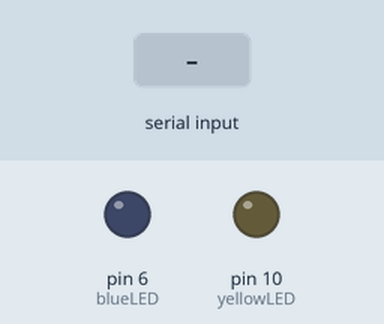
Recording of a sketch running on a simulated Arduino Uno, built with avr-gcc and run on an emulated ATmega328P. On the bench: output pins drawn as LEDs (lit = HIGH). Dashed ring = blinking. The inputs (shaded band) are chosen by the test bench. What the sketch prints to the serial monitor is not drawn.

Above: at 1.2 s.
1.3 s: "90,45\n" received over Serial
At 1.8 s:
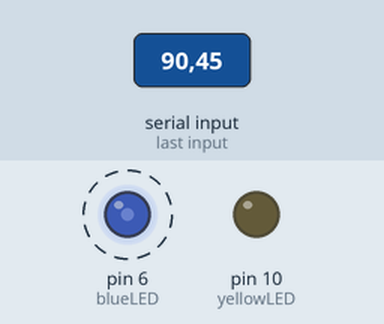
Timing chart, 0 to 10.3 s (numbered marks = the images above; inputs shaded):
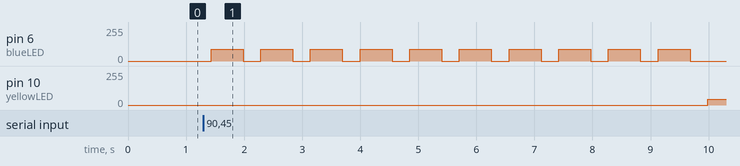

Measured:
- after the input at 1.3 s, pin 6 (blueLED): alternates 90/255 for 0.55 s and 0/255 for 0.31 s, starting after 0.13 s; pin 10 (yellowLED): 0/255 → 45/255 after 8.7 s

The sketch:

Self_learning_1.ino
```cpp
//Pins 3, 5, 6, 9, 10 & 11 have tildes because you use them for analog voltages. The rest are for digitalWrite()[meaning high or low].

int blueLED=6;
int yellowLED=10;

int waitTimeOn=550;
int waitTimeOff=305;

int waitTimeOn2=550;
int waitTimeOff2=305;

int yellowBlink=10;
int blueBlink=10;

int writeValueBlue;
int writeValueYellow;

float voltsBlue;
float voltsYellow;

String yellowMessage= "The yellow LED is blinking.";
// /*    */


void setup() {

  pinMode(blueLED,OUTPUT);
  pinMode(yellowLED,OUTPUT);
  Serial.begin(9600);

  String m1="Welcome to ";
  String m2="the program. ";
  Serial.println(m1+m2);
  Serial.println(" ");

/*Serial.println("How many volts do you want to write to Blue LED (0-255)? Make sure you're connected to an analog voltage pin (tilde).");
  while(Serial.available()==0) {}
  //blueBlink=Serial.parseInt();
  writeValueBlue=Serial.parseInt();
  Serial.println(" ");

Serial.println("How many volts do you want to write to Yellow LED (0-255)? Make sure you're connected to an analog voltage pin (tilde). ");
  while (Serial.available()==0) {}
  writeValueYellow=Serial.parseInt();
  //yellowBlink=Serial.parseInt();
  Serial.println(" ");     */


/* Serial.println("How many times do you want the Blue LED to blink? ");
  while(Serial.available()==0) {}
  blueBlink=Serial.parseInt();
Serial.println("How many times do you want the Yellow LED to blink? ");
  while (Serial.available()==0) {}
  yellowBlink=Serial.parseInt();  */


 /*Serial.println("For how many milliseconds do you want the Blue LED to blink? ");
  while(Serial.available()==0) {}
  waitTimeOn=Serial.parseInt();
  Serial.println(" ");
  Serial.println("For how many milliseconds do you want the Blue LED to not blink? ");
  while(Serial.available()==0) {}
  waitTimeOff=Serial.parseInt();
  Serial.println(" ");
  Serial.println("For how many milliseconds do you want the Yellow LED to blink?");
  while(Serial.available()==0) {}
  waitTimeOn2=Serial.parseInt();
  Serial.println(" ");
  Serial.println("For how many milliseconds do you want the Yellow LED to not blink? ");
  while(Serial.available()==0) {}
  waitTimeOff2=Serial.parseInt();
  Serial.println(" ");     */
  }


void loop() {


Serial.println("How many volts do you want to write to Blue LED (0-255)? Make sure you're connected to an analog voltage pin (tilde).");
  while(Serial.available()==0) {}
  //blueBlink=Serial.parseInt();
  writeValueBlue=Serial.parseFloat();
Serial.println("How many volts do you want to write to Yellow LED (0-255)? Make sure you're connected to an analog voltage pin (tilde). ");
  while (Serial.available()==0) {}
  writeValueYellow=Serial.parseFloat();
  //yellowBlink=Serial.parseInt();
  Serial.println(" ");

/*Serial.println("How many times do you want the Blue LED to blink? ");
  while(Serial.available()==0) {}
  blueBlink=Serial.parseInt();
Serial.println("How many times do you want the Yellow LED to blink? ");
  while (Serial.available()==0) {}
  yellowBlink=Serial.parseInt(); */

Serial.println(" ");

/*Serial.println("For how many milliseconds do you want the Blue LED to blink? ");
  while(Serial.available()==0) {}
  waitTimeOn=Serial.parseInt();
  Serial.println("For how many milliseconds do you want the Blue LED to not blink? ");
  while(Serial.available()==0) {}
  waitTimeOff=Serial.parseInt();
  Serial.println(" ");

Serial.println("For how many milliseconds do you want the Yellow LED to blink?");
  while(Serial.available()==0) {}
  waitTimeOn2=Serial.parseInt();
  Serial.println("For how many milliseconds do you want the Yellow LED to not blink? ");
  while(Serial.available()==0) {}
  waitTimeOff2=Serial.parseInt();
  Serial.println(" "); */


Serial.println(" ");
Serial.println("The Blue LED is blinking.");

//for (int j=1;j<=blueBlink;j++){
int j=1;
while (j<=blueBlink){

    /*Serial.print("Blue Blinking number ");
    Serial.println(j);*/

    voltsBlue = writeValueBlue/51.;
    Serial.print(voltsBlue);
    Serial.println(" volts is being supplied");

    analogWrite(blueLED,writeValueBlue);//Should be connected to a pin with a tilde for analog voltage
    delay(waitTimeOn);
    analogWrite(blueLED,0);
    delay(waitTimeOff);
    j++;
  }

Serial.println(" ");
Serial.println(yellowMessage); ;


//for (int i=1; i<=yellowBlink; i++) {
int i=1;
while (i<=yellowBlink){

    /*Serial.print("Yellow Blinking number ");
    Serial.println(i);*/

    voltsYellow = writeValueYellow/51.;
    Serial.print(voltsYellow);
    Serial.println(" volts is being supplied");

    analogWrite(yellowLED,writeValueYellow);
    delay(waitTimeOn2);
    analogWrite(yellowLED,0);
    delay(waitTimeOff2);
    i++;
  }


}
```
